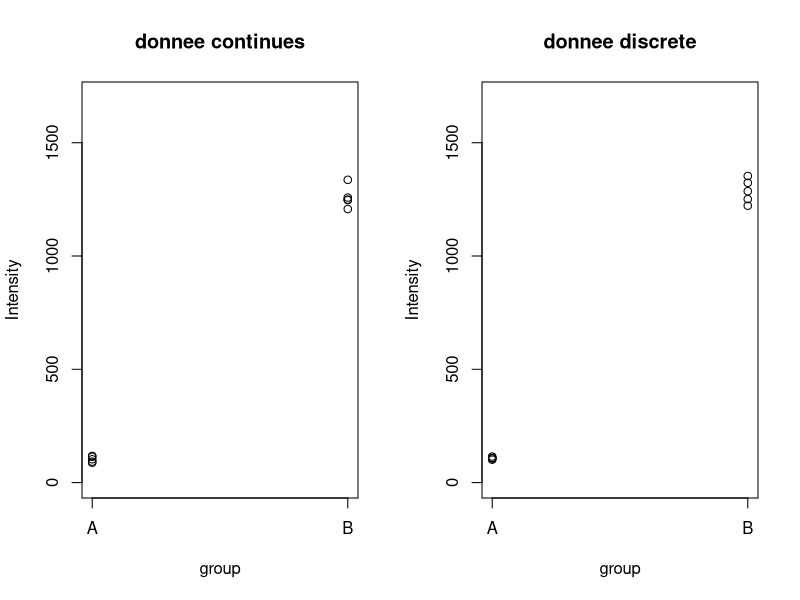

Generate this figure with R:
## ---- chunk 1
library(MASS)
library(gmodels)
## ---- chunk 2
condition <-  factor(c(rep('A',5),rep('B',5)))
y.cont <- c(rnorm(5,100,10),rnorm(5,1300,50))
y.disc <- c(rpois(5,100),rpois(5,1300))

df1 <- data.frame(condition,y.cont,y.disc)
print(df1)
## ---- chunk 3
par(mfrow=c(1,2))
plot(as.numeric(df1$condition),df1$y.cont,ylim=c(0,1700),xaxt='n',xlab='group',ylab='Intensity',main='donnee continues')
axis(1,at=c(1,2),labels = c('A','B'))
plot(as.numeric(df1$condition),df1$y.disc,ylim=c(0,1700),xaxt='n',xlab='group',ylab='Intensity',main='donnee discrete')
axis(1,at=c(1,2),labels = c('A','B'))

## ---- chunk 4
mod.lm <- lm(log2(y.cont)~condition,data=df1)
summary(mod.lm)
2^coefficients(mod.lm)[2]
## ---- chunk 5
mod.bn <- glm(y.disc~condition,family=negative.binomial(1),data=df1)
summary(mod.bn)
exp(coefficients(mod.bn)[2])
